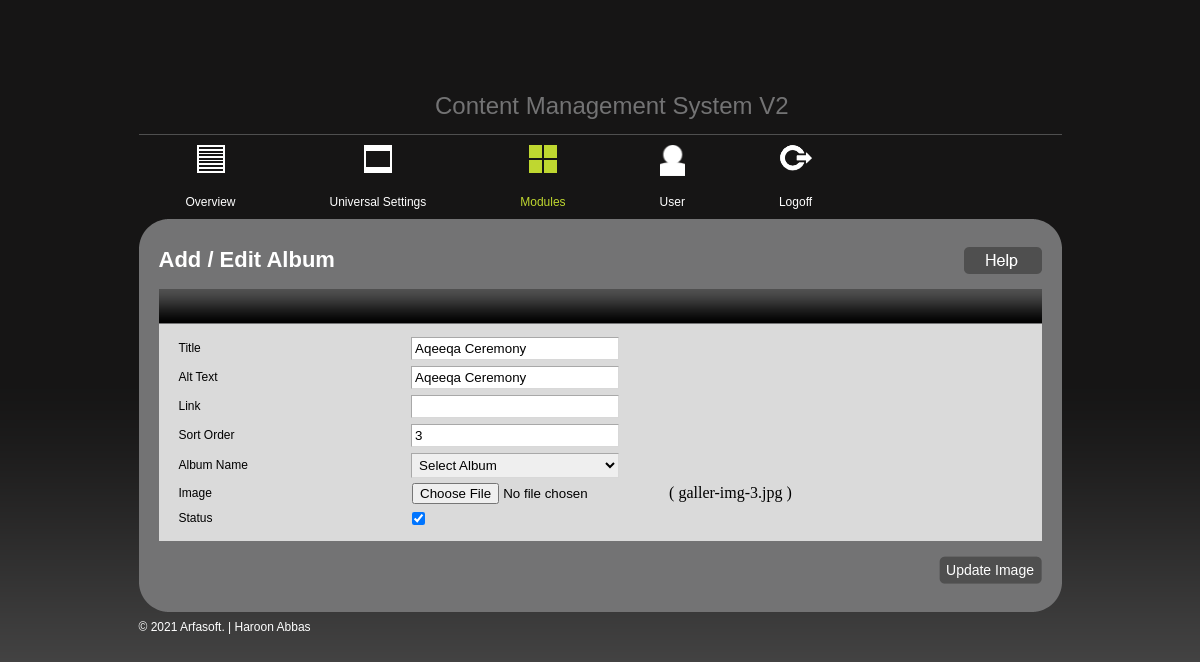
/admin/gallery_image.php?args2=3 (signed in), run on the app's committed database.
### tables this page shows
CREATE TABLE `images_tbl` (
  `id` int(11) NOT NULL,
  `title` varchar(255) NOT NULL,
  `alttext` varchar(255) NOT NULL,
  `image` varchar(255) NOT NULL,
  `sortorder` int(11) NOT NULL,
  `status` tinyint(1) NOT NULL DEFAULT '0',
  `album_id` int(11) NOT NULL,
  `youtube` text
);

### includes/db_wrapper.php (called while the page is built, shortened)
<?php
class mysqldb
{
    var $host;
    var $user;
    var $password;
    var $db_name;
    var $connection = false;
    var $result;
    var $error_level = 0;
    var $error_desc = "No errors";
    var $num_rows = 0;
    public function __construct($host, $user, $password, $db_name, $port)
    {
        $this->host = isset($host) ? $host : "localhost";
        $this->user = isset($user) ? $user : "root";
        $this->password = isset($password) ? $password : "";
        $this->db_name = isset($db_name) ? $db_name : "cms_db";
    }
    function connect($is_persistent = false)
    {
        if (!$is_persistent)
        {
            $this->connection = @mysqli_connect($this->host, $this->user, $this->password, $this->db_name);
        }
        else
        {
            $this->connection = @mysql_pconnect($this->host, $this->user, $this->password, $this->db_name);
        }
    }
    function error_report()
    {
        $this->error_level = mysqli_errno($this->connection);
        $this->error_desc = mysqli_error($this->connection);
    }
    function query($sqlString)
    {
        $this->sqlString = $sqlString;
        if ($this->connection !== false)
        {
            $this->result = mysqli_query($this->connection, $sqlString);
            if ($this->result)
            {
                $this->affected_rows = mysqli_affected_rows($this->connection);
                if (is_object($this->result))
                {
                    $this->num_rows = mysqli_num_rows($this->result);
                }
                return true;
            }
            else
            {
                $this->affected_rows = 0;
                $this->num_rows = 0;
                $this->add_debug_message(date("d/m/Y - H:i:s") . " - OPERATION FAILED: Executed [" . $this->sqlString . "] got " . $this->error_level . " " . $this->error_desc . "\r\n");
                return false;
            }
        }
        else
        {
            $this->affected_rows = 0;
            $this->num_rows = 0;
            $this->add_debug_message(date("d/m/Y - H:i:s") . " - OPERATION FAILED: No database open OR no SQL command provided" . "\r\n");
            return false;
        }
    }
    function fetch_assoc()
    {
        return mysqli_fetch_assoc($this->result);
    }
    function fetch_row($table_name, $where = false, $parameters = array())
    {
        $range = (isset($parameters['range']) && !empty($parameters['range'])) ? $parameters['range'] : " * ";
        $queryString = "SELECT $range FROM $table_name ";
        if ($where != false) $queryString .= " WHERE $where LIMIT 1";
        $this->query($queryString);
        if ($this->num_rows < 1)
        {
            return false;
        }
        else
        {
            return $this->fetch_assoc();
        }
    }
}
$mysql = new mysqldb(DB_HOST, DB_USER, DB_PASSWORD, DB_NAME, DB_PORT);
?>

### admin/includes/utility.php (called while the page is built, shortened)
<?php
	function cleaninputfield($mysql,$value){
		return mysqli_real_escape_string($mysql->connection,$value);
	}
	?>

### admin/gallery_image.php (the view, shortened to what this page needs)
<?php
	include_once("../includes/config.php");
	include_once("../includes/db_wrapper.php");
	include_once("includes/utility.php");
	?>
<!DOCTYPE html PUBLIC "-//W3C//DTD XHTML 1.0 Transitional//EN" "http://www.w3.org/TR/xhtml1/DTD/xhtml1-transitional.dtd">
<html xmlns="http://www.w3.org/1999/xhtml">
<head>
<?php
	include_once("widgets/meta_tags.php");
	?>
</head>
<body>
	<div class="wrap">
		<?php
			include_once("widgets/header.php");
			include_once("widgets/top_menu.php");
			?>
		<div class="container-top"></div>
		<?php
			if(isset($_GET['args2'])){
				$args2 =cleaninputfield($mysql,$_GET['args2']);
				$postrow = $mysql->fetch_row("images_tbl","id=$args2");
			}
			?>
		<form action="" method="post" name="gallery_form" id="gallery_form" enctype="multipart/form-data" >
		<div class="container">
			<h2>Add / Edit Album </h2>
			<div class="rightbtn">
				<a href="#"><img src="images/helpbtn.png" border="0" alt="help" /></a>
			</div>
			<div class="content">
			<div class="content-bar"></div>
			<table width="100%" border="0" cellspacing="0" cellpadding="0" class="addpage">
				  <tr>
					<td width="26%"><label for="title">Title</label></td>
					<td width="74%"><input name="title" id="title" type="text" <?php if(isset($postrow)){?> value="<?php echo $postrow['title']; ?>"<?php } ?> class="required"/></td>
				  </tr>
				  <tr>
					<td><label for="alt_text">Alt Text </label></td>
					<td><input name="alttext" id="alttext" type="text" <?php if(isset($postrow)){?> value="<?php echo $postrow['alttext']; ?>"<?php } ?>/></td>
				  </tr>
				  <tr>
					<td><label for="alt_text">Link </label></td>
					<td><input name="youtube" id="youtube" type="text" <?php if(isset($postrow)){?> value="<?php echo $postrow['youtube']; ?>"<?php } ?>/></td>
				  </tr>
				  <tr>
					<td><label for="sort_order">Sort Order </label></td>
					<td>
					<?php
						if(isset($postrow)){
							$max_value = $postrow['sortorder'];
						}else{
							$max_value = $mysql->table_max_value("images_tbl","sortorder");
							$max_value += 1;
						}
						?>
					<input name="sortorder" id="sortorder" type="text" value="<?php echo $max_value; ?>" class="required" onkeyup="this.value=this.value.replace(/\D/g,'')" onchange="this.value=this.value.replace(/\D/g,'')"/>		</td>
				  </tr>
				  <tr>
				    <td><label for="sort_order">Album Name </label></td>
				    <td>
					<select name="album_id" id="album_id">
					<option value="0"> Select Album </option>
						?></select></td>
		      </tr>
				  <tr>
					<td><label for="image">Image</label></td>
					<td><input type="file" name="image" id="image" <?php  if(!isset($postrow)){?> class="required" <?php } ?>/><?php  if(isset($postrow)){?> <?php echo "(   $postrow[image]   )"; } ?>					</td>
				  </tr>
				  <tr>
					<td><label for="status">Status</label></td>
					<td><input name="status" id="status" type="checkbox" value="1" <?php if(isset($postrow) && $postrow['status']==1){?> checked="checked" <?php } ?>/></td>
				  </tr>
			  </table>
		</div>
		<div class="addbtn-right">
	<?php
		if(isset($_GET['args2'])){ ?>
			<input name="update" id="update" border="0" type="submit" value="Update Image" class="addpagebtn" />
  <?php }else{ ?>
			<input type="hidden" name="addimage" id="addimage" value="addimage" />
			<input name="add" id="add" border="0" type="submit" value="Add Image" class="addpagebtn" />
	<?php } ?>
		</div>
	  </div>
	 </form>
	<div class="container-bottom"></div>
	<?php
		include_once("widgets/footer.php");
		?>
  </div>
</body>
</html>

### admin/style.css (style rules this page uses)
body { margin:0px; padding:0px; background:url(images/bodybg.png) repeat-x; background-color:#4f4f4f; }
.wrap { width:923px; margin:0 auto; }
.container-top { float:left; background:url(images/con-top.png) no-repeat; width:923px; height:28px; }
.container { float:left; width:883px; background:url(images/containerbg.png) repeat-y; padding:0px 20px; }
.container h2 { margin:0px; float:left; font-family:Arial, Helvetica, sans-serif; font-size:22px; font-weight:bold; color:#FFFFFF; }
.rightbtn { float:right; }
.content { float:left; width:883px; background-color:#dadada; margin:15px 0px; }
.content-bar { background:url(images/container-headerbg.png) repeat-x; width:883px; height:35px; }
.content .addpage { margin:10px 20px; }
.content label { color:#000000; font-family:Arial, Helvetica, sans-serif; font-size:12px; line-height:25px; }
.content input[type="text"] { width:200px; -moz-border-radius:3px; border-color:#A8A8A8 #D8D8D8 #D8D8D8 #A8A8A8; border-left:1px solid #A8A8A8; border-style:solid; border-width:1px; margin:3px; padding:3px; }
.content select { width:208px; -moz-border-radius:3px; border-color:#A8A8A8 #D8D8D8 #D8D8D8 #A8A8A8; border-left:1px solid #A8A8A8; border-style:solid; border-width:1px; margin:3px; padding:3px; }
.addbtn-right { float:left; width:883px; text-align:right; }
.container-bottom { float:left; background:url(images/cont-bottom.png) no-repeat; width:923px; height:28px; }
.addpagebtn { background:url(images/addapage.png) no-repeat; width:103px; height:28px; border:none; padding:0px; color:#FFFFFF; font-family:Arial, Helvetica, sans-serif; font-size:14px; cursor:pointer; }

### data on the page
images_tbl: title "Aqeeqa Ceremony", alttext "Aqeeqa Ceremony", sortorder "3", image "galler-img-3.jpg", status "☑"
